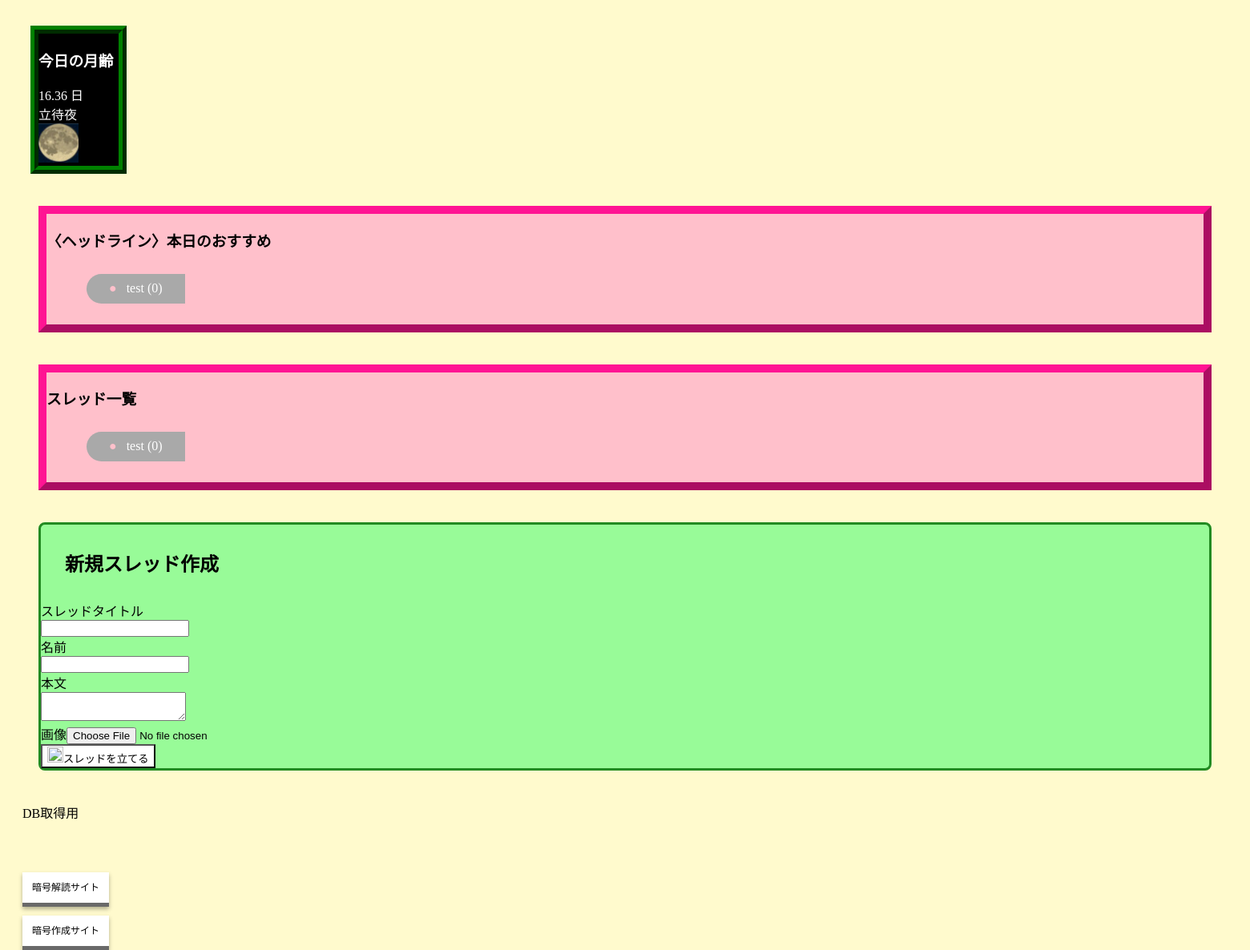
/ (lower part), run on an earlier commit of the app's database.
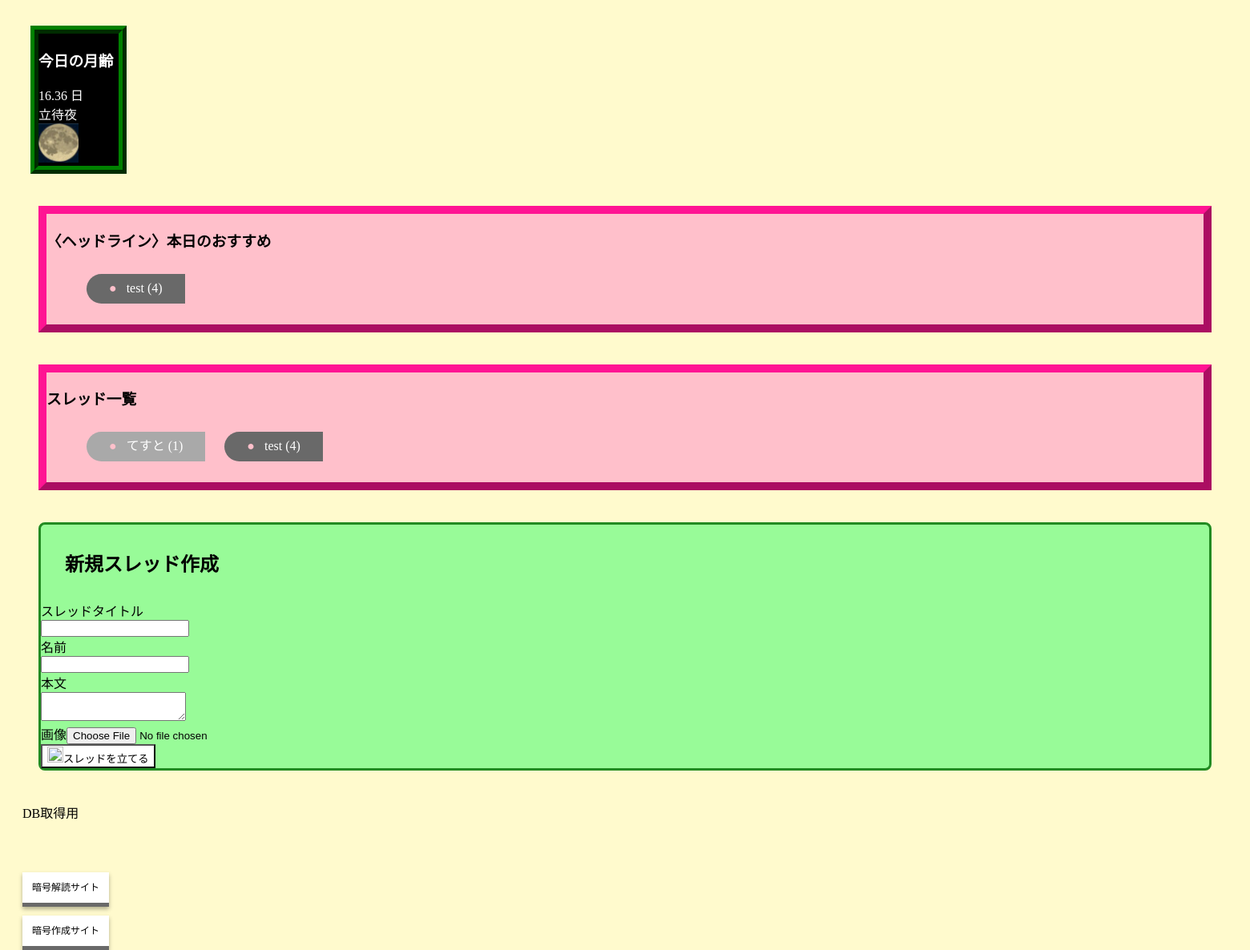
And on a later commit of the database.
### tables this page shows
CREATE TABLE threads (id INTEGER PRIMARY KEY, title TEXT, created_at TEXT);

### app.py (the view)
@app.route("/")
def index():
    theme = request.cookies.get("theme", "d")
    db = get_db()
    c = db.cursor()
    c.execute("""
        SELECT t.id, t.title, t.created_at, COUNT(p.id) as count
        FROM threads t
        LEFT JOIN posts p ON t.id = p.thread_id
        GROUP BY t.id
        ORDER BY t.created_at DESC
    """)
    threads = c.fetchall()
    most_popular_thread = None
    if threads:
        most_popular_thread = sorted(threads, key=lambda t: t['count'], reverse=True)[0]
    return render_template("index.html", threads=threads, theme=theme, most_popular_thread=most_popular_thread)

### app.py (called while the page is built)
def get_db():
    db = getattr(g, "_database", None)
    if db is None:
        db = g._database = sqlite3.connect(DATABASE)
        db.row_factory = sqlite3.Row
    return db

@app.teardown_appcontext
def close_connection(exception):
    db = getattr(g, "_database", None)
    if db is not None:
        db.close()

@app.before_request
def rate_limit():
    if request.endpoint in ("new_thread", "thread") and request.method == "POST":
        ip = request.remote_addr
        now = datetime.now()
        if ip in last_posts and now - last_posts[ip] < timedelta(seconds=40):
             abort(429)
        last_posts[ip] = now

@app.before_request
def ensure_theme_cookie():
    theme = request.cookies.get("theme")
    user_agent = request.headers.get("User-Agent", "").lower()
    if theme is None:
        if "iphone" in user_agent or "android" in user_agent:
            g.set_default_theme = "theme-s"
        else:
            g.set_default_theme = "d"

@app.after_request
def apply_theme_cookie(response):
    if getattr(g, "set_default_theme", None):
        response.set_cookie("theme", g.set_default_theme, max_age=60*60*24*30)
    return response

### templates/index.html (shortened to what this page needs)
<!DOCTYPE html>
<html lang="ja">
<head>
</head>
<br>
<br>
<br>
<br>
<div class="tuki">
<h3>今日の月齢</h3>
<div id="moon-age-result">計算中...</div>
    <div id="moon-phase-message"></div>
    <img src="" width="50" id="target">
</div>
<div class="stsure">
  <h3>〈ヘッドライン〉本日のおすすめ</h3>
  {% if most_popular_thread %}
    <div class="sure">
      <ul class="thread-list">
<li class="thread-item theme-{{ theme }} {% if most_popular_thread.count >= 80 %}kami-class{% elif most_popular_thread.count >= 70 %}yoi-class{% elif most_popular_thread.count >= 50 %}sugo-class{% elif most_popular_thread.count >= 20 %}hutu-class{% elif most_popular_thread.count >= 3 %}gomi-class{% else %}kaso-class{% endif %}">
         <div class="sumaho">
            <a href="/thread/{{ most_popular_thread.id }}" class="suretai">
              <span class="thread-title">{{ most_popular_thread.title }}</span>
              <span class="thread-count">({{ most_popular_thread.count }})</span>
            </a>
          </div>
        </li>
      </ul>
    </div>
  {% else %}
    <p>まだおすすめスレッドはありません。</p>
  {% endif %}
</div>
<div class="stsure">
  <div class="sure">
    <h3>スレッド一覧</h3>
    <ul class="thread-list">
      {% for thread in threads %}
        <li class="thread-item theme-{{ theme }} {% if thread.count >= 80 %}kami-class{% elif thread.count >= 70 %}yoi-class{% elif thread.count >= 50 %}sugo-class{% elif thread.count >= 20 %}hutu-class{% elif thread.count >= 3 %}gomi-class{% else %}kaso-class{% endif %}">
          <div class="sumaho">
            <a href="/thread/{{ thread.id }}" class="suretai">
              <span class="thread-title">{{ thread.title }}</span>
              <span class="thread-count">({{ thread.count }})</span>
            </a>
          </div>
        </li>
      {% endfor %}
    </ul>
  </div>
</div>
    <div class="suretate" id="sure">
        <h2 id="1">新規スレッド作成</h2>
        <form method="post" action="/thread/new">
            スレッドタイトル<br> <input type="text" name="title"><br>
            名前<br> <input type="text" name="name"><br>
            本文<br> <textarea name="message" id="messageArea"></textarea><br>
            画像<input type="file" id="fileInput" accept="image/*"><br>
            <button type="submit"><img src="https://encrypted-tbn0.gstatic.com/images?q=tbn:ANd9GcQW6NQ-F5TTDCPdDXsGDAhndbaAtSTZcprBavF0TfPs76b9VdWni0Nod2sECuEgXMl9Dec&usqp=CAU" height ="20" width="20" />スレッドを立てる</button>
        </form>
    </div>
<a href="https://lunareclipse.onrender.com/download-db">DB取得用</a><br><br><br><br><br>
<a href="{{ url_for('yomi') }}" style="font-size:12px;" class="btn btn--orange btn--cubic btn--shadow">暗号解読サイト</a>
<br><br><br>
<a href="{{ url_for('kaki') }}" style="font-size:12px;" class="btn btn--orange btn--cubic btn--shadow">暗号作成サイト</a>
</body>
</html>

What changed in the data, as far as the page shows it:
computed for threads "test": count "0" → "4"
added threads: title "てすと", count "1"
Also different on the page:
{{ most_popular_thread.count }}: "0" → "4"
